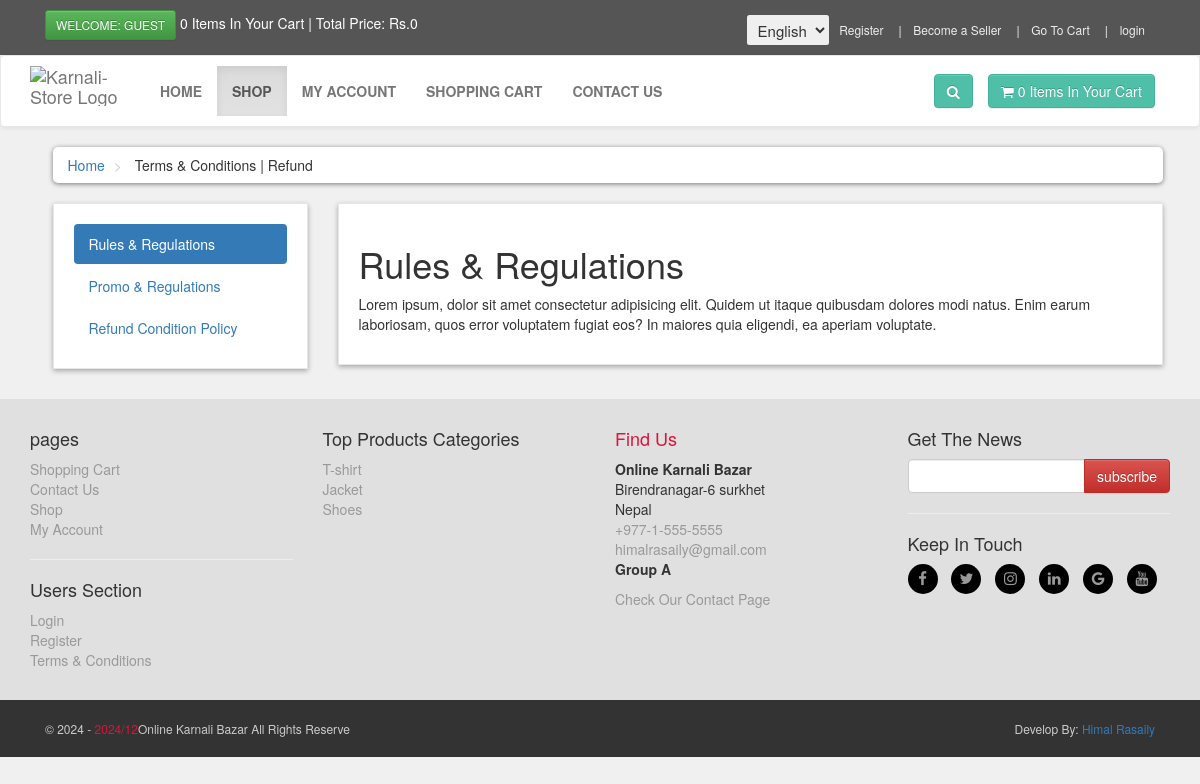
Page /terms.php on the committed database.
### tables this page shows
CREATE TABLE `terms` (
  `term_id` int(10) NOT NULL,
  `term_title` varchar(100) NOT NULL,
  `term_link` varchar(100) NOT NULL,
  `term_desc` text NOT NULL
);

CREATE TABLE `product_categories` (
  `p_cat_id` int(10) NOT NULL,
  `p_cat_title` text NOT NULL,
  `p_cat_top` text NOT NULL,
  `p_cat_image` text NOT NULL
);

### functions/language.php (called while the page is built, shortened)
<?php
$footer=array(
    'en'=>array('pages','Shopping Cart','Contact Us','Shop','My Account','Users Section','Terms & Conditions','Top Products Categories','Find Us','Online Karnali Bazar','Birendranagar-6 surkhet<br/>Nepal' ,'Check Our Contact Page','Get The News','Online Karnali Bazar All Rights Reserve','Develop By: <a href="himalbk.com.np">Himal Rasaily</a>'),
    'np'=>array('पृष्ठहरू','किनमेल कार्ट','हामीलाई सम्पर्क गर्नुहोस्','Shop','मेरो आकाउन्ट' ,'उपयोगकर्ता सेक्शन','नियम व शर्तहरू','उच्च product वर्ग','हामी खोज्नुहोस्','ऑनलाइन कर्णाली बाजार','बिरेंद्रानगर-6 सुर्खेत <br/>नेपाल','हामीको सम्पर्क खोज्नुहोस्','खबरहरू प्राप्त कर्नुहोस्','ऑनलाइन कर्णाली बाजार सर्वाधिकार राख्नुहोस्','Develop By: <a href="himalbk.com.np">हिमल रसाइली</a>')
);
?>

### terms.php (the view, shortened to what this page needs)
<?php
    include("includes/header.php");
?>
   <div id="content">
           <div class="container">
           <div class="col-md-12">
               <ul class="breadcrumb">
                   <li>
                       <a href="index.php">Home</a>
                   </li>
                   <li>
                       Terms & Conditions | Refund
                   </li>
               </ul>
           </div>
            <div class="col-md-3">
                <div class="box">
                    <ul class="nav nav-pills nav-stacked">
                        <?php
                        $get_terms = "select * from terms LIMIT 0,1";
                        $run_terms = mysqli_query($con,$get_terms);
                        while($row_terms=mysqli_fetch_array($run_terms)){
                            $term_title = $row_terms['term_title'];
                            $term_link = $row_terms['term_link'];
                        ?>
                        <li class="active">
                            <a data-toggle="pill" href="#<?php echo $term_link; ?>">
                                <?php echo $term_title; ?>
                            </a>
                        </li>
                        <?php } ?>
                        <?php
                            $count_terms = "select * from terms";
                            $run_count_terms = mysqli_query($con,$count_terms);
                            $count = mysqli_num_rows($run_count_terms);
                            $get_terms = "select * from terms LIMIT 1,$count";
                            $run_terms = mysqli_query($con,$get_terms);
                            while($row_terms=mysqli_fetch_array($run_terms)){
                                $term_title = $row_terms['term_title'];
                                $term_link = $row_terms['term_link'];
                        ?>
                        <li>
                            <a data-toggle="pill" href="#<?php echo $term_link; ?>">
                                <?php echo $term_title; ?>
                            </a>
                        </li>
                        <?php } ?>
                    </ul>
                </div>
            </div>
            <div class="col-md-9">
                <div class="box">
                    <div class="tab-content">
                    <?php
                        $get_terms = "select * from terms LIMIT 0,1";
                        $run_terms = mysqli_query($con,$get_terms);
                        while($row_terms=mysqli_fetch_array($run_terms)){
                            $term_title = $row_terms['term_title'];
                            $term_desc = $row_terms['term_desc'];
                            $term_link = $row_terms['term_link'];
                    ?>
                        <div id="<?php echo $term_link; ?>" class="tab-pane fade in active">
                        <h1 class="tabTitle"><?php echo $term_title; ?></h1>
                        <p class="tabDesc"><?php echo $term_desc; ?></p>
                        </div>
                    <?php } ?>
                    </div>
                </div>
            </div>
       </div>
   </div>
   <?php
    include("includes/footer.php");
    ?>
</body>
</html>

### includes/footer.php (shortened to what this page needs)
<div id="footer">
    <div class="container">
        <div class="row">
            <div class="col-sm-6 col-md-3">
               <h4><?php echo $footer[$language][0];?></h4>
                <ul>
                    <li><a href="cart.php?language=<?php echo $language;?>"><?php echo $footer[$language][1];?></a></li>
                    <li><a href="contact.php?language=<?php echo $language;?>"><?php echo $footer[$language][2];?></a></li>
                    <li><a href="shop.php?language=<?php echo $language;?>"><?php echo $footer[$language][3];?></a></li>
                    <li><a href="../customer/my_account.php?language=<?php echo $language;?>"><?php echo $footer[$language][4];?></a></li>
                </ul>
                <hr>
                <h4><?php echo $footer[$language][5];?></h4>
                <ul>
                           <?php
                           if(!isset($_SESSION['customer_email'])){
                               echo"<a href='checkout.php?language=$language'>Login</a>";
                           }else{
                              echo"<a href='../customer/my_account.php?my_orders&language=$language'>My Account</a>";
                           }
                           ?>
                    <li><a href="customer_register.php?language=<?php echo $language;?>">Register</a></li>
                    <li><a href="terms.php?language=<?php echo $language;?>"><?php echo $footer[$language][6];?></a></li>
                </ul>
            </div>
            <div class="com-sm-6 col-md-3">
                <h4><?php echo $footer[$language][7];?></h4>
                <ul>
                    <?php
                        $get_p_cats = "select * from product_categories";
                        $run_p_cats = mysqli_query($con,$get_p_cats);
                        while($row_p_cats=mysqli_fetch_array($run_p_cats)){
                            $p_cat_id = $row_p_cats['p_cat_id'];
                            $p_cat_title = $row_p_cats['p_cat_title'];
                            echo "
                                <li>
                                    <a href='shop.php?p_cat=$p_cat_id'>
                                        $p_cat_title
                                    </a>
                                </li>
                            ";
                        }
                    ?>
                </ul>
            </div>
            <div class="col-sm-6 col-md-3">
                <h4 style="color:crimson;"><?php echo $footer[$language][8];?></h4>
                <p>
                    <strong><?php echo $footer[$language][9];?></strong>
                    <br/><?php echo $footer[$language][10];?>
                    <br/><a href="tel:+977-1-555-5555">+977-1-555-5555</a>
                    <br/><a href="mailto:himalrasaily@gmail.com">himalrasaily@gmail.com</a>
                    <br/><strong>Group A</strong>
                </p>
                <a href="contact.php?language=<?php echo $language;?>"><?php echo $footer[$language][11];?></a>
            </div>
            <div class="col-sm-6 col-md-3">
                <h4><?php echo $footer[$language][12];?></h4>
                <form action="https://feedburner.google.com/fb/a/mailverify" method="post" target="popupwindow" onsubmit="window.open('https://feedburner.google.com/fb/a/mailverify?uri=M-devMedia', 'popupwindow', 'scrollbars=yes,width=550,height=520');return true" method="post">
                    <div class="input-group">
                        <input type="text" class="form-control" name="email">
                        <span class="input-group-btn">
                            <input type="submit" value="subscribe" class="btn btn-danger">
                        </span>
                    </div>
                </form>
                <hr>
                <h4>Keep In Touch</h4>
                <p class="social">
                    <a href="https://www.facebook.com" class="fa fa-facebook fa-1x"></a>
                    <a href="https://twitter.com/HimalRasaily12" class="fa fa-twitter"></a>
                    <a href="#" class="fa fa-instagram"></a>
                    <a href="https://www.linkedin.com/in/himal-rasaily-742319274/" class="fa fa-linkedin"></a>
                    <a href="https://plus.google.com" class="fa fa-google"></a>
                    <a href="https://www.youtube.com" class="fa fa-youtube"></a>
                </p>
            </div>
        </div>
    </div>
</div>
<div id="copyright">
    <div class="container">
        <div class="col-md-6">
        <p class="pull-left">&copy; 2024 - <span style="color:crimson;"><?php echo date("Y"."/"."m"); ?></span><?php echo $footer[$language][13];?></p>
        </div>
        <div class="col-md-6">
            <p class="pull-right"><?php echo $footer[$language][14];?></p>
        </div>
    </div>
</div>
</body>
</html>

### styles/style.css (style rules this page uses)
body { font-size: 14px; line-height: 1.42857143; color: #333333; background: #f0f0f0; overflow-x: hidden; }
.box { background: #ffffff; margin: 0 0 30px; border: solid 1px #e6e6e6; box-sizing: border-box; padding: 20px; box-shadow: 0px 2px 5px rgba(0, 0, 0, .3); }
#content { padding-left: 15px; }
.breadcrumb { padding: 8px 15px; margin-bottom: 20px; background: #ffffff; border-radius: 5px; box-shadow: 0px 1px 5px rgba(0, 0, 0, .5); }
.breadcrumb> li + li:before { content: ">\00a0"; color: #cccccc; }
#footer { background: #e0e0e0; padding: 20px 0; }
#footer a { color: #999999; padding: 0; text-decoration: none; }
#footer ul { list-style: none; padding-left: 0px; }
#footer .social { text-align: left; }
#footer .social a { background-color: #000; margin: 0px 10px 0px 0px; display: inline-block; width: 30px; height: 30px; border-radius: 15px; line-height: 30px; font-size: 15px; text-align: center; vertical-align: bottom; text-decoration: none; transition: all 0.3s ease; }
.fa-facebook { background: #3B5998; color: white; }
.fa-twitter { background: #55ACEE; color: white; }
.fa-youtube { background: #bb0000; color: white; }
.fa-instagram { background: #125688; color: white; }
.fa-linkedin { background: #007bb5; color: white; }
#copyright { background: #333333; color: #cccccc; padding: 20px 0px; font-size: 12px; }
#copyright p { margin: 0px; }

### rows in the picture
terms: term_title "Rules & Regulations", term_desc "Lorem ipsum, dolor sit amet consectetur adipisicing elit. Quidem ut itaque quibusdam dolores modi natus. Enim earum laboriosam, quos error voluptatem fugiat eos? In maiores quia eligendi, ea aperiam voluptate."
terms: term_title "Promo & Regulations"
terms: term_title "Refund Condition Policy"
product_categories: p_cat_title "T-shirt"
product_categories: p_cat_title "Jacket"
product_categories: p_cat_title "Shoes"

### other values in the picture
$header_top[$language][0] "WELCOME: GUEST"
$count_items "0 0"
$header_top[$language][2] "Items In Your Cart | Total Price:"
$total "0"
$header_top[$language][3] "Register"
$header_top[$language][4] "Become a Seller"
$header_top[$language][5] "Go To Cart"
$header_top[$language][6] "login"
$header[$language][1] "HOME"
$header[$language][2] "SHOP"
$header[$language][3] "MY ACCOUNT"
$header[$language][4] "SHOPPING CART"
$header[$language][5] "CONTACT US"
$header_top[$language][8] "Items In Your Cart"
$footer[$language][0] "pages"
